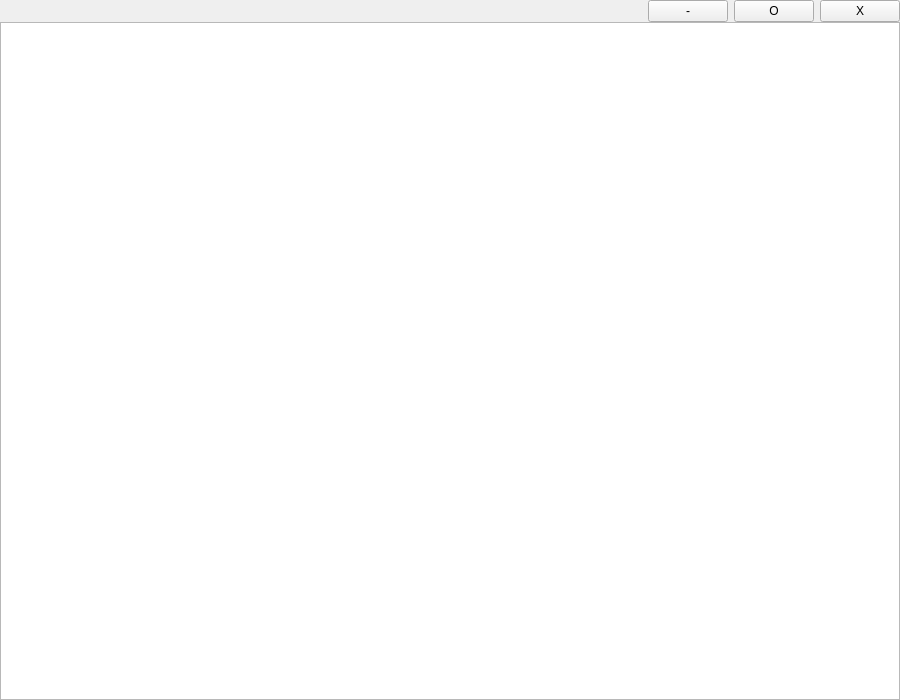
<?xml version="1.0" encoding="UTF-8"?>
<ui version="4.0">
 <class>MainWindow</class>
 <widget class="QMainWindow" name="MainWindow">
  <property name="geometry">
   <rect>
    <x>0</x>
    <y>0</y>
    <width>900</width>
    <height>700</height>
   </rect>
  </property>
  <property name="minimumSize">
   <size>
    <width>900</width>
    <height>700</height>
   </size>
  </property>
  <property name="windowTitle">
   <string>MainWindow</string>
  </property>
  <widget class="QWidget" name="central">
   <layout class="QGridLayout" name="gridLayout_3">
    <property name="leftMargin">
     <number>0</number>
    </property>
    <property name="topMargin">
     <number>0</number>
    </property>
    <property name="rightMargin">
     <number>0</number>
    </property>
    <property name="bottomMargin">
     <number>0</number>
    </property>
    <property name="horizontalSpacing">
     <number>0</number>
    </property>
    <item row="0" column="0">
     <layout class="QVBoxLayout" name="vertical">
      <item>
       <widget class="QWidget" name="menubar" native="true">
        <property name="minimumSize">
         <size>
          <width>0</width>
          <height>20</height>
         </size>
        </property>
        <layout class="QHBoxLayout" name="horizontalLayout">
         <property name="leftMargin">
          <number>0</number>
         </property>
         <property name="topMargin">
          <number>0</number>
         </property>
         <property name="rightMargin">
          <number>0</number>
         </property>
         <property name="bottomMargin">
          <number>0</number>
         </property>
         <item>
          <layout class="QHBoxLayout" name="hotbar">
           <property name="leftMargin">
            <number>0</number>
           </property>
           <item>
            <widget class="QWidget" name="menu" native="true">
             <property name="sizePolicy">
              <sizepolicy hsizetype="Expanding" vsizetype="Preferred">
               <horstretch>0</horstretch>
               <verstretch>0</verstretch>
              </sizepolicy>
             </property>
             <property name="minimumSize">
              <size>
               <width>0</width>
               <height>0</height>
              </size>
             </property>
            </widget>
           </item>
           <item>
            <widget class="QPushButton" name="minimize">
             <property name="sizePolicy">
              <sizepolicy hsizetype="Minimum" vsizetype="Minimum">
               <horstretch>0</horstretch>
               <verstretch>0</verstretch>
              </sizepolicy>
             </property>
             <property name="text">
              <string>-</string>
             </property>
            </widget>
           </item>
           <item>
            <widget class="QPushButton" name="maximize">
             <property name="sizePolicy">
              <sizepolicy hsizetype="Minimum" vsizetype="Minimum">
               <horstretch>0</horstretch>
               <verstretch>0</verstretch>
              </sizepolicy>
             </property>
             <property name="text">
              <string>O</string>
             </property>
            </widget>
           </item>
           <item>
            <widget class="QPushButton" name="close">
             <property name="sizePolicy">
              <sizepolicy hsizetype="Minimum" vsizetype="Minimum">
               <horstretch>0</horstretch>
               <verstretch>0</verstretch>
              </sizepolicy>
             </property>
             <property name="text">
              <string>X</string>
             </property>
            </widget>
           </item>
          </layout>
         </item>
        </layout>
       </widget>
      </item>
      <item>
       <widget class="QGraphicsView" name="view"/>
      </item>
     </layout>
    </item>
   </layout>
  </widget>
 </widget>
 <resources/>
 <connections/>
</ui>
